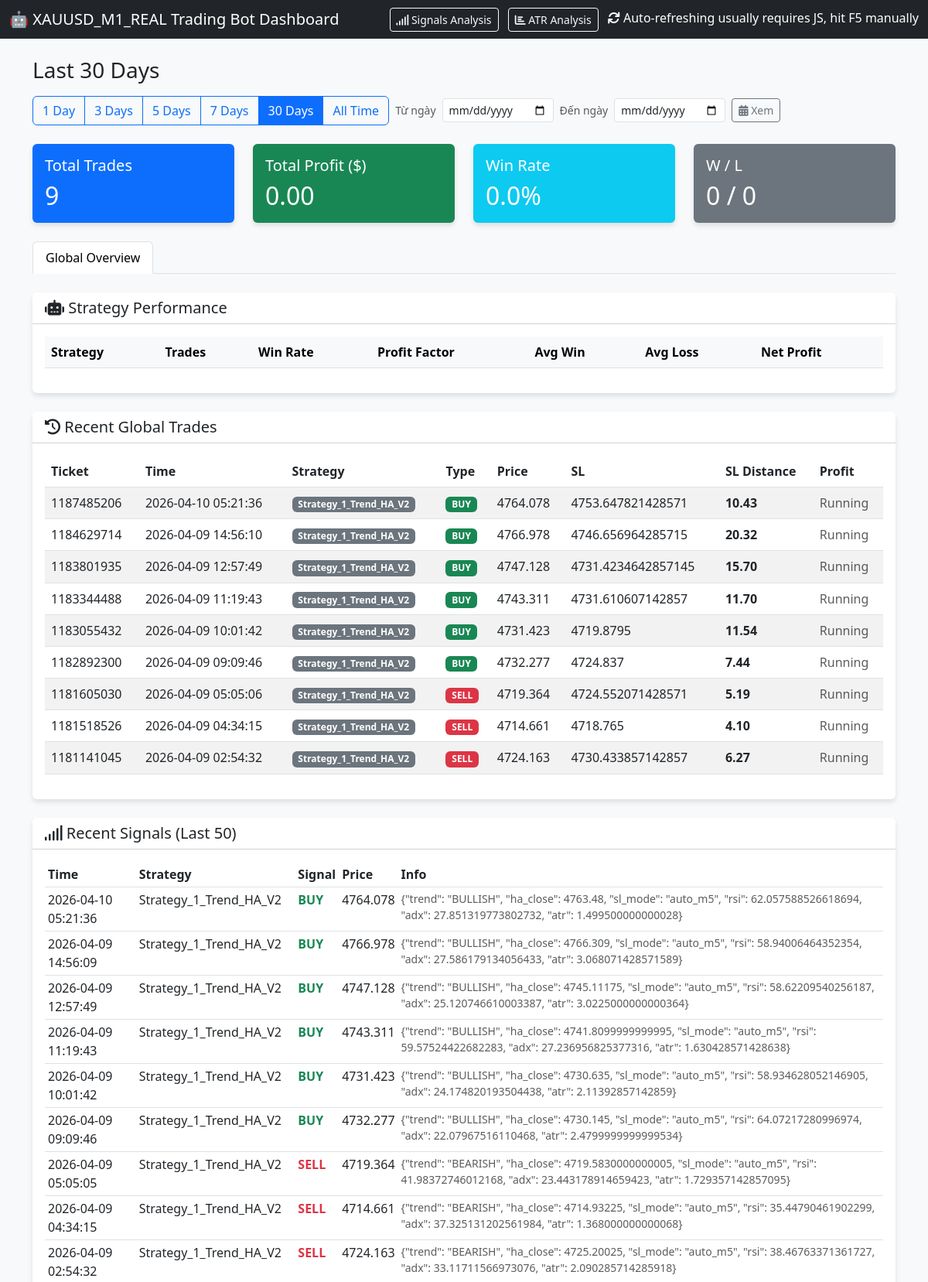
The page / (upper part) on the database its author committed.
### tables this page shows
CREATE TABLE orders (
                ticket INTEGER PRIMARY KEY,
                strategy_name TEXT,
                symbol TEXT,
                order_type TEXT,
                volume REAL,
                open_price REAL,
                sl REAL,
                tp REAL,
                open_time DATETIME,
                close_price REAL,
                profit REAL,
                comment TEXT
            , account_id INTEGER DEFAULT 0);

CREATE TABLE signals (
                id INTEGER PRIMARY KEY AUTOINCREMENT,
                timestamp DATETIME DEFAULT CURRENT_TIMESTAMP,
                strategy_name TEXT,
                symbol TEXT,
                signal_type TEXT,
                price REAL,
                sl REAL,
                tp REAL,
                indicators TEXT,
                status TEXT
            , account_id INTEGER DEFAULT 0);

### dashboard.py (the view, shortened to what this page needs)
@app.route('/')
def index():
    cur = get_db().cursor()
    from_date_param = request.args.get('from_date', '').strip()
    to_date_param = request.args.get('to_date', '').strip()
    days_param = request.args.get('days', '30')
    if from_date_param and to_date_param:
        parsed = _parse_date_range(from_date_param, to_date_param)
        if parsed:
            cutoff_date, end_str, filter_label = parsed
            cutoff_str = cutoff_date.strftime("%Y-%m-%d %H:%M:%S")
            current_filter = 'range'
            cur.execute(
                "SELECT * FROM orders WHERE open_time >= ? AND open_time <= ? ORDER BY open_time DESC",
                (cutoff_str, end_str)
            )
            orders = cur.fetchall()
            cur.execute(
                "SELECT * FROM signals WHERE timestamp >= ? AND timestamp <= ? ORDER BY timestamp DESC LIMIT 50",
                (cutoff_str, end_str)
            )
            signals = cur.fetchall()
        else:
            from_date_param = ''
            to_date_param = ''
            parsed = None
    else:
        parsed = None
    if parsed is None:
        if days_param == "all":
            days = 36500
            filter_label = "All Time"
            current_filter = "all"
        else:
            try:
                days = int(days_param)
                filter_label = f"Last {days} Days"
            except Exception:
                days = 30
                filter_label = "Last 30 Days"
            current_filter = days_param
        cutoff_date = datetime.now() - timedelta(days=days)
        cutoff_str = cutoff_date.strftime("%Y-%m-%d %H:%M:%S")
        cur.execute("SELECT * FROM orders WHERE open_time >= ? ORDER BY open_time DESC", (cutoff_str,))
        orders = cur.fetchall()
        cur.execute("SELECT * FROM signals ORDER BY timestamp DESC LIMIT 50")
        signals = cur.fetchall()
    total_trades = len(orders)
    total_profit = sum([o['profit'] for o in orders if o['profit'] is not None])
    wins = len([o for o in orders if o['profit'] is not None and o['profit'] > 0])
    losses = len([o for o in orders if o['profit'] is not None and o['profit'] < 0])
    win_rate = (wins / total_trades * 100) if total_trades > 0 else 0
    cur.execute("SELECT DISTINCT strategy_name FROM orders")
    strategies = [row['strategy_name'] for row in cur.fetchall()]
    bot_stats = []
    for strat in strategies:
        s_orders = [o for o in orders if o['strategy_name'] == strat and o['profit'] is not None]
        s_total = len(s_orders)
        if s_total == 0: continue
    desired_order = [
        "Strategy_1_Trend_HA",
        "Strategy_1_Trend_HA_V1.1",
        "Strategy_1_Trend_HA_V2",
        "Strategy_1_Trend_HA_V3",
        "Strategy_4_UT_Bot",
        "Strategy_2_EMA_ATR",
        "Strategy_5_Filter_First"
    ]
    bot_stats = [b for b in bot_stats if b['raw_name'] in desired_order]
    bot_stats.sort(key=lambda x: desired_order.index(x['raw_name']))
    return render_template('index.html',
                           orders=orders,
                           signals=signals,
                           total_trades=total_trades,
                           total_profit=total_profit,
                           win_rate=win_rate,
                           wins=wins,
                           losses=losses,
                           bot_stats=bot_stats,
                           current_filter=current_filter,
                           filter_label=filter_label,
                           from_date=from_date_param if from_date_param else '',
                           to_date=to_date_param if to_date_param else '')

### dashboard.py (called while the page is built)
def get_db():
    db = getattr(g, '_database', None)
    if db is None:
        db = g._database = sqlite3.connect(DB_PATH)
        db.row_factory = sqlite3.Row
    return db

@app.teardown_appcontext
def close_connection(exception):
    db = getattr(g, '_database', None)
    if db is not None:
        db.close()

### templates/index.html (shortened to what this page needs)
<!DOCTYPE html>
<html lang="en">
<head>
    <link href="https://cdn.jsdelivr.net/npm/bootstrap@5.3.0/dist/css/bootstrap.min.css" rel="stylesheet">
    <link href="https://cdnjs.cloudflare.com/ajax/libs/font-awesome/6.0.0/css/all.min.css" rel="stylesheet">
</head>
<body>
    <nav class="navbar navbar-dark bg-dark mb-4">
        <div class="container-fluid">
            <span class="navbar-brand mb-0 h1">🤖 XAUUSD_M1_REAL Trading Bot Dashboard</span>
            <div>
                <a href="/signals" class="btn btn-outline-light btn-sm me-2">
                    <i class="fas fa-signal"></i> Signals Analysis
                </a>
                <a href="/atr_analysis" class="btn btn-outline-light btn-sm me-2">
                    <i class="fas fa-chart-bar"></i> ATR Analysis
                </a>
                <span class="text-white"><i class="fas fa-sync"></i> Auto-refreshing usually requires JS, hit F5
                    manually</span>
            </div>
        </div>
    </nav>
    <div class="container mb-4">
        <div class="d-flex flex-wrap justify-content-between align-items-center gap-3">
            <h3 class="mb-0">{{ filter_label }}</h3>
            <div class="d-flex flex-wrap align-items-center gap-2">
                <div class="btn-group" role="group">
                    <a href="/?days=1" class="btn btn-outline-primary {% if current_filter == '1' %}active{% endif %}">1 Day</a>
                    <a href="/?days=3" class="btn btn-outline-primary {% if current_filter == '3' %}active{% endif %}">3 Days</a>
                    <a href="/?days=5" class="btn btn-outline-primary {% if current_filter == '5' %}active{% endif %}">5 Days</a>
                    <a href="/?days=7" class="btn btn-outline-primary {% if current_filter == '7' %}active{% endif %}">7 Days</a>
                    <a href="/?days=30" class="btn btn-outline-primary {% if current_filter == '30' %}active{% endif %}">30 Days</a>
                    <a href="/?days=all" class="btn btn-outline-primary {% if current_filter == 'all' %}active{% endif %}">All Time</a>
                </div>
                <form class="d-flex align-items-center gap-2 flex-wrap" method="get" action="/" style="max-width: 100%;">
                    <label class="form-label mb-0 small text-muted">Từ ngày</label>
                    <input type="date" name="from_date" class="form-control form-control-sm" style="width: auto;" value="{{ from_date }}">
                    <label class="form-label mb-0 small text-muted">Đến ngày</label>
                    <input type="date" name="to_date" class="form-control form-control-sm" style="width: auto;" value="{{ to_date }}">
                    <button type="submit" class="btn btn-sm {% if current_filter == 'range' %}btn-primary{% else %}btn-outline-secondary{% endif %}">
                        <i class="fas fa-calendar-alt"></i> Xem
                    </button>
                </form>
            </div>
        </div>
    </div>
    <div class="container">
        <div class="row mb-4">
            <div class="col-md-3">
                <div class="card bg-primary text-white">
                    <div class="card-body">
                        <h5 class="card-title">Total Trades</h5>
                        <h2 class="card-text">{{ total_trades }}</h2>
                    </div>
                </div>
            </div>
            <div class="col-md-3">
                <div class="card {% if total_profit >= 0 %}bg-success{% else %}bg-danger{% endif %} text-white">
                    <div class="card-body">
                        <h5 class="card-title">Total Profit ($)</h5>
                        <h2 class="card-text">{{ "%.2f"|format(total_profit) }}</h2>
                    </div>
                </div>
            </div>
            <div class="col-md-3">
                <div class="card bg-info text-white">
                    <div class="card-body">
                        <h5 class="card-title">Win Rate</h5>
                        <h2 class="card-text">{{ "%.1f"|format(win_rate) }}%</h2>
                    </div>
                </div>
            </div>
            <div class="col-md-3">
                <div class="card bg-secondary text-white">
                    <div class="card-body">
                        <h5 class="card-title">W / L</h5>
                        <h2 class="card-text">{{ wins }} / {{ losses }}</h2>
                    </div>
                </div>
            </div>
        </div>
        <ul class="nav nav-tabs mb-4" id="myTab" role="tablist">
            <li class="nav-item" role="presentation">
                <button class="nav-link active" id="overview-tab" data-bs-toggle="tab" data-bs-target="#overview"
                    type="button" role="tab" aria-controls="overview" aria-selected="true">Global Overview</button>
            </li>
        </ul>
        <div class="tab-content" id="myTabContent">
            <div class="tab-pane fade show active" id="overview" role="tabpanel" aria-labelledby="overview-tab">
                <div class="card mb-4">
                    <div class="card-header bg-white">
                        <h5 class="mb-0"><i class="fas fa-robot"></i> Strategy Performance</h5>
                    </div>
                    <div class="card-body">
                        <div class="table-responsive">
                            <table class="table table-hover align-middle">
                                <thead class="table-light">
                                    <tr>
                                        <th>Strategy</th>
                                        <th>Trades</th>
                                        <th>Win Rate</th>
                                        <th>Profit Factor</th>
                                        <th>Avg Win</th>
                                        <th>Avg Loss</th>
                                        <th>Net Profit</th>
                                    </tr>
                                </thead>
                            </table>
                        </div>
                    </div>
                </div>
                <div class="card mb-4">
                    <div class="card-header bg-white">
                        <h5 class="mb-0"><i class="fas fa-history"></i> Recent Global Trades</h5>
                    </div>
                    <div class="card-body">
                        <div class="table-responsive">
                            <table class="table table-hover table-striped">
                                <thead>
                                    <tr>
                                        <th>Ticket</th>
                                        <th>Time</th>
                                        <th>Strategy</th>
                                        <th>Type</th>
                                        <th>Price</th>
                                        <th>SL</th>
                                        <th>SL Distance</th>
                                        <th>Profit</th>
                                    </tr>
                                </thead>
                                <tbody>
                                    {% for order in orders[:50] %}
                                    {% set sl_distance = (order.open_price - order.sl) if order.order_type == 'BUY' else (order.sl - order.open_price) if order.sl and order.open_price else None %}
                                    <tr>
                                        <td>{{ order.ticket }}</td>
                                        <td>{{ order.open_time }}</td>
                                        <td><span class="badge bg-secondary">{{ order.strategy_name }}</span></td>
                                        <td>
                                            {% if order.order_type == 'BUY' %}
                                            <span class="badge badge-buy">BUY</span>
                                            {% else %}
                                            <span class="badge badge-sell">SELL</span>
                                            {% endif %}
                                        </td>
                                        <td>{{ order.open_price }}</td>
                                        <td>{{ order.sl if order.sl else '-' }}</td>
                                        <td>
                                            {% if sl_distance is not none %}
                                            <strong>{{ "%.2f"|format(sl_distance) }}</strong>
                                            {% else %}
                                            <span class="text-muted">-</span>
                                            {% endif %}
                                        </td>
                                        <td
                                            class=" ">
                                            {% if order.profit is not none %}
                                            {{ "%.2f"|format(order.profit) }}
                                            {% else %}
                                            <span class="text-muted">Running</span>
                                            {% endif %}
                                        </td>
                                    </tr>
                                    {% endfor %}
                                </tbody>
                            </table>
                        </div>
                    </div>
                </div>
            </div>
        </div>
        <div class="card">
            <div class="card-header bg-white">
                <h5 class="mb-0"><i class="fas fa-signal"></i> Recent Signals (Last 50)</h5>
            </div>
            <div class="card-body">
                <div class="table-responsive">
                    <table class="table table-sm">
                        <thead>
                            <tr>
                                <th>Time</th>
                                <th>Strategy</th>
                                <th>Signal</th>
                                <th>Price</th>
                                <th>Info</th>
                            </tr>
                        </thead>
                        <tbody>
                            {% for sig in signals %}
                            <tr>
                                <td>{{ sig.timestamp }}</td>
                                <td>{{ sig.strategy_name }}</td>
                                <td>
                                    {% if sig.signal_type == 'BUY' %}
                                    <span class="text-success fw-bold">BUY</span>
                                    {% else %}
                                    <span class="text-danger fw-bold">SELL</span>
                                    {% endif %}
                                </td>
                                <td>{{ sig.price }}</td>
                                <td class="small text-muted">{{ sig.indicators }}</td>
                            </tr>
                            {% endfor %}
                        </tbody>
                    </table>
                </div>
            </div>
        </div>
    </div>
</body>
</html>

### templates/index.html (style rules this page uses)
body { background-color: #f8f9fa; }
.card { box-shadow: 0 4px 6px rgba(0, 0, 0, 0.1); border: none; }
.badge-buy { background-color: #198754; }
.badge-sell { background-color: #dc3545; }

### rows shown on the page
orders: ticket "1187485206", open_time "2026-04-10 05:21:36", strategy_name "Strategy_1_Trend_HA_V2", order_type "BUY", open_price "4764.078", sl "4753.647821428571", sl_distance "10.43"
orders: ticket "1184629714", open_time "2026-04-09 14:56:10", strategy_name "Strategy_1_Trend_HA_V2", order_type "BUY", open_price "4766.978", sl "4746.656964285715", sl_distance "20.32"
orders: ticket "1183801935", open_time "2026-04-09 12:57:49", strategy_name "Strategy_1_Trend_HA_V2", order_type "BUY", open_price "4747.128", sl "4731.4234642857145", sl_distance "15.70"
orders: ticket "1183344488", open_time "2026-04-09 11:19:43", strategy_name "Strategy_1_Trend_HA_V2", order_type "BUY", open_price "4743.311", sl "4731.610607142857", sl_distance "11.70"
orders: ticket "1183055432", open_time "2026-04-09 10:01:42", strategy_name "Strategy_1_Trend_HA_V2", order_type "BUY", open_price "4731.423", sl "4719.8795", sl_distance "11.54"
orders: ticket "1182892300", open_time "2026-04-09 09:09:46", strategy_name "Strategy_1_Trend_HA_V2", order_type "BUY", open_price "4732.277", sl "4724.837", sl_distance "7.44"
orders: ticket "1181605030", open_time "2026-04-09 05:05:06", strategy_name "Strategy_1_Trend_HA_V2", order_type "SELL", open_price "4719.364", sl "4724.552071428571", sl_distance "5.19"
orders: ticket "1181518526", open_time "2026-04-09 04:34:15", strategy_name "Strategy_1_Trend_HA_V2", order_type "SELL", open_price "4714.661", sl "4718.765", sl_distance "4.10"
orders: ticket "1181141045", open_time "2026-04-09 02:54:32", strategy_name "Strategy_1_Trend_HA_V2", order_type "SELL", open_price "4724.163", sl "4730.433857142857", sl_distance "6.27"
signals: timestamp "2026-04-10 05:21:36", strategy_name "Strategy_1_Trend_HA_V2", signal_type "BUY", price "4764.078", indicators "{\"trend\": \"BULLISH\", \"ha_close\": 4763.48, \"sl_mode\": \"auto_m5\", \"rsi\": 62.057588526618694, \"adx\": 27.851319773802732, \"atr\": 1.499500000000028}"
signals: timestamp "2026-04-09 14:56:09", strategy_name "Strategy_1_Trend_HA_V2", signal_type "BUY", price "4766.978", indicators "{\"trend\": \"BULLISH\", \"ha_close\": 4766.309, \"sl_mode\": \"auto_m5\", \"rsi\": 58.94006464352354, \"adx\": 27.586179134056433, \"atr\": 3.068071428571589}"
signals: timestamp "2026-04-09 12:57:49", strategy_name "Strategy_1_Trend_HA_V2", signal_type "BUY", price "4747.128", indicators "{\"trend\": \"BULLISH\", \"ha_close\": 4745.11175, \"sl_mode\": \"auto_m5\", \"rsi\": 58.62209540256187, \"adx\": 25.120746610003387, \"atr\": 3.0225000000000364}"
signals: timestamp "2026-04-09 11:19:43", strategy_name "Strategy_1_Trend_HA_V2", signal_type "BUY", price "4743.311", indicators "{\"trend\": \"BULLISH\", \"ha_close\": 4741.8099999999995, \"sl_mode\": \"auto_m5\", \"rsi\": 59.57524422682283, \"adx\": 27.236956825377316, \"atr\": 1.630428571428638}"
signals: timestamp "2026-04-09 10:01:42", strategy_name "Strategy_1_Trend_HA_V2", signal_type "BUY", price "4731.423", indicators "{\"trend\": \"BULLISH\", \"ha_close\": 4730.635, \"sl_mode\": \"auto_m5\", \"rsi\": 58.934628052146905, \"adx\": 24.174820193504438, \"atr\": 2.11392857142859}"
signals: timestamp "2026-04-09 09:09:46", strategy_name "Strategy_1_Trend_HA_V2", signal_type "BUY", price "4732.277", indicators "{\"trend\": \"BULLISH\", \"ha_close\": 4730.145, \"sl_mode\": \"auto_m5\", \"rsi\": 64.07217280996974, \"adx\": 22.07967516110468, \"atr\": 2.4799999999999534}"
signals: timestamp "2026-04-09 05:05:05", strategy_name "Strategy_1_Trend_HA_V2", signal_type "SELL", price "4719.364", indicators "{\"trend\": \"BEARISH\", \"ha_close\": 4719.5830000000005, \"sl_mode\": \"auto_m5\", \"rsi\": 41.98372746012168, \"adx\": 23.443178914659423, \"atr\": 1.729357142857095}"
signals: timestamp "2026-04-09 04:34:15", strategy_name "Strategy_1_Trend_HA_V2", signal_type "SELL", price "4714.661", indicators "{\"trend\": \"BEARISH\", \"ha_close\": 4714.93225, \"sl_mode\": \"auto_m5\", \"rsi\": 35.44790461902299, \"adx\": 37.325131202561984, \"atr\": 1.368000000000068}"
signals: timestamp "2026-04-09 02:54:32", strategy_name "Strategy_1_Trend_HA_V2", signal_type "SELL", price "4724.163", indicators "{\"trend\": \"BEARISH\", \"ha_close\": 4725.20025, \"sl_mode\": \"auto_m5\", \"rsi\": 38.46763371361727, \"adx\": 33.11711566973076, \"atr\": 2.090285714285918}"

### other values the page prints
{{ filter_label }} "Last 30 Days"
{{ total_trades }} "9"
{{ "%.2f"|format(total_profit) }} "0.00"
{{ "%.1f"|format(win_rate) }} "0.0"
{{ wins }} "0"
{{ losses }} "0"
